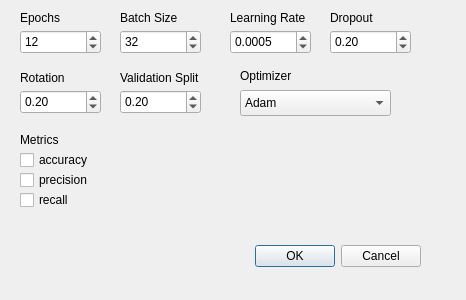
<?xml version="1.0" encoding="UTF-8"?>
<ui version="4.0">
 <class>Dialog</class>
 <widget class="QDialog" name="Dialog">
  <property name="geometry">
   <rect>
    <x>0</x>
    <y>0</y>
    <width>466</width>
    <height>300</height>
   </rect>
  </property>
  <property name="windowTitle">
   <string>Dialog</string>
  </property>
  <widget class="QDialogButtonBox" name="buttonBox">
   <property name="geometry">
    <rect>
     <x>30</x>
     <y>240</y>
     <width>391</width>
     <height>32</height>
    </rect>
   </property>
   <property name="orientation">
    <enum>Qt::Horizontal</enum>
   </property>
   <property name="standardButtons">
    <set>QDialogButtonBox::Cancel|QDialogButtonBox::Ok</set>
   </property>
  </widget>
  <widget class="QLabel" name="label_8">
   <property name="geometry">
    <rect>
     <x>330</x>
     <y>10</y>
     <width>91</width>
     <height>16</height>
    </rect>
   </property>
   <property name="text">
    <string>Dropout</string>
   </property>
  </widget>
  <widget class="QLabel" name="label_10">
   <property name="geometry">
    <rect>
     <x>120</x>
     <y>70</y>
     <width>101</width>
     <height>16</height>
    </rect>
   </property>
   <property name="text">
    <string>Validation Split</string>
   </property>
  </widget>
  <widget class="QLabel" name="label">
   <property name="geometry">
    <rect>
     <x>20</x>
     <y>10</y>
     <width>60</width>
     <height>16</height>
    </rect>
   </property>
   <property name="text">
    <string>Epochs</string>
   </property>
  </widget>
  <widget class="QLabel" name="label_6">
   <property name="geometry">
    <rect>
     <x>120</x>
     <y>10</y>
     <width>71</width>
     <height>16</height>
    </rect>
   </property>
   <property name="text">
    <string>Batch Size</string>
   </property>
  </widget>
  <widget class="QDoubleSpinBox" name="rotation">
   <property name="geometry">
    <rect>
     <x>20</x>
     <y>90</y>
     <width>81</width>
     <height>24</height>
    </rect>
   </property>
   <property name="decimals">
    <number>2</number>
   </property>
   <property name="value">
    <double>0.200000000000000</double>
   </property>
  </widget>
  <widget class="QLabel" name="label_7">
   <property name="geometry">
    <rect>
     <x>230</x>
     <y>10</y>
     <width>91</width>
     <height>16</height>
    </rect>
   </property>
   <property name="text">
    <string>Learning Rate</string>
   </property>
  </widget>
  <widget class="QDoubleSpinBox" name="learning_rate">
   <property name="geometry">
    <rect>
     <x>230</x>
     <y>30</y>
     <width>81</width>
     <height>24</height>
    </rect>
   </property>
   <property name="decimals">
    <number>4</number>
   </property>
   <property name="value">
    <double>0.000500000000000</double>
   </property>
  </widget>
  <widget class="QSpinBox" name="epochs">
   <property name="geometry">
    <rect>
     <x>20</x>
     <y>30</y>
     <width>81</width>
     <height>24</height>
    </rect>
   </property>
   <property name="minimum">
    <number>1</number>
   </property>
   <property name="value">
    <number>12</number>
   </property>
  </widget>
  <widget class="QDoubleSpinBox" name="validation_split">
   <property name="geometry">
    <rect>
     <x>120</x>
     <y>90</y>
     <width>81</width>
     <height>24</height>
    </rect>
   </property>
   <property name="decimals">
    <number>2</number>
   </property>
   <property name="value">
    <double>0.200000000000000</double>
   </property>
  </widget>
  <widget class="QSpinBox" name="batch_size">
   <property name="geometry">
    <rect>
     <x>120</x>
     <y>30</y>
     <width>81</width>
     <height>24</height>
    </rect>
   </property>
   <property name="minimum">
    <number>1</number>
   </property>
   <property name="value">
    <number>32</number>
   </property>
  </widget>
  <widget class="QDoubleSpinBox" name="dropout">
   <property name="geometry">
    <rect>
     <x>330</x>
     <y>30</y>
     <width>81</width>
     <height>24</height>
    </rect>
   </property>
   <property name="decimals">
    <number>2</number>
   </property>
   <property name="value">
    <double>0.200000000000000</double>
   </property>
  </widget>
  <widget class="QLabel" name="label_9">
   <property name="geometry">
    <rect>
     <x>20</x>
     <y>70</y>
     <width>91</width>
     <height>16</height>
    </rect>
   </property>
   <property name="text">
    <string>Rotation</string>
   </property>
  </widget>
  <widget class="QComboBox" name="optimizers">
   <property name="geometry">
    <rect>
     <x>240</x>
     <y>90</y>
     <width>151</width>
     <height>26</height>
    </rect>
   </property>
   <item>
    <property name="text">
     <string>Adam</string>
    </property>
   </item>
   <item>
    <property name="text">
     <string>RMSprop</string>
    </property>
   </item>
   <item>
    <property name="text">
     <string>Adagrad</string>
    </property>
   </item>
  </widget>
  <widget class="QLabel" name="label_2">
   <property name="geometry">
    <rect>
     <x>240</x>
     <y>66</y>
     <width>71</width>
     <height>20</height>
    </rect>
   </property>
   <property name="text">
    <string>Optimizer</string>
   </property>
  </widget>
  <widget class="QLabel" name="label_3">
   <property name="geometry">
    <rect>
     <x>20</x>
     <y>130</y>
     <width>71</width>
     <height>20</height>
    </rect>
   </property>
   <property name="text">
    <string>Metrics</string>
   </property>
  </widget>
  <widget class="QCheckBox" name="accuracy">
   <property name="geometry">
    <rect>
     <x>20</x>
     <y>150</y>
     <width>161</width>
     <height>20</height>
    </rect>
   </property>
   <property name="text">
    <string>accuracy</string>
   </property>
  </widget>
  <widget class="QCheckBox" name="precision">
   <property name="geometry">
    <rect>
     <x>20</x>
     <y>170</y>
     <width>161</width>
     <height>20</height>
    </rect>
   </property>
   <property name="text">
    <string>precision</string>
   </property>
  </widget>
  <widget class="QCheckBox" name="recall">
   <property name="geometry">
    <rect>
     <x>20</x>
     <y>190</y>
     <width>161</width>
     <height>20</height>
    </rect>
   </property>
   <property name="text">
    <string>recall</string>
   </property>
  </widget>
 </widget>
 <resources/>
 <connections>
  <connection>
   <sender>buttonBox</sender>
   <signal>accepted()</signal>
   <receiver>Dialog</receiver>
   <slot>accept()</slot>
   <hints>
    <hint type="sourcelabel">
     <x>248</x>
     <y>254</y>
    </hint>
    <hint type="destinationlabel">
     <x>157</x>
     <y>274</y>
    </hint>
   </hints>
  </connection>
  <connection>
   <sender>buttonBox</sender>
   <signal>rejected()</signal>
   <receiver>Dialog</receiver>
   <slot>reject()</slot>
   <hints>
    <hint type="sourcelabel">
     <x>316</x>
     <y>260</y>
    </hint>
    <hint type="destinationlabel">
     <x>286</x>
     <y>274</y>
    </hint>
   </hints>
  </connection>
 </connections>
</ui>
